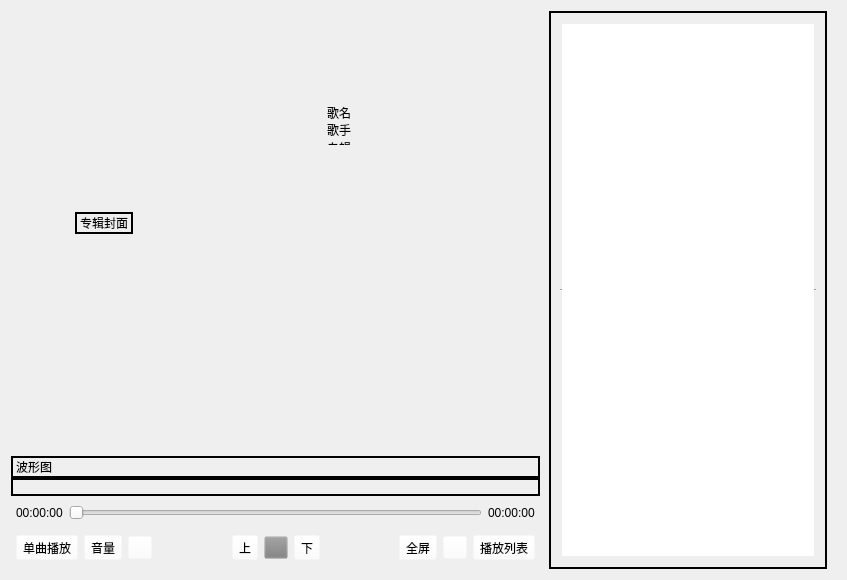
<?xml version="1.0" encoding="UTF-8"?>
<ui version="4.0">
 <class>MainWindow</class>
 <widget class="QMainWindow" name="MainWindow">
  <property name="geometry">
   <rect>
    <x>0</x>
    <y>0</y>
    <width>847</width>
    <height>580</height>
   </rect>
  </property>
  <property name="mouseTracking">
   <bool>true</bool>
  </property>
  <property name="focusPolicy">
   <enum>Qt::StrongFocus</enum>
  </property>
  <property name="windowTitle">
   <string>MainWindow</string>
  </property>
  <property name="iconSize">
   <size>
    <width>40</width>
    <height>40</height>
   </size>
  </property>
  <widget class="QWidget" name="centralwidget">
   <property name="mouseTracking">
    <bool>true</bool>
   </property>
   <property name="focusPolicy">
    <enum>Qt::StrongFocus</enum>
   </property>
   <layout class="QHBoxLayout" name="horizontalLayout_6">
    <property name="spacing">
     <number>0</number>
    </property>
    <property name="leftMargin">
     <number>11</number>
    </property>
    <property name="topMargin">
     <number>11</number>
    </property>
    <property name="rightMargin">
     <number>11</number>
    </property>
    <property name="bottomMargin">
     <number>11</number>
    </property>
    <item>
     <widget class="QWidget" name="MainWidget" native="true">
      <property name="mouseTracking">
       <bool>true</bool>
      </property>
      <property name="focusPolicy">
       <enum>Qt::StrongFocus</enum>
      </property>
      <layout class="QVBoxLayout" name="verticalLayout_2">
       <property name="spacing">
        <number>0</number>
       </property>
       <property name="leftMargin">
        <number>0</number>
       </property>
       <property name="topMargin">
        <number>0</number>
       </property>
       <property name="rightMargin">
        <number>0</number>
       </property>
       <property name="bottomMargin">
        <number>0</number>
       </property>
       <item>
        <widget class="QWidget" name="AudioWidget" native="true">
         <property name="mouseTracking">
          <bool>true</bool>
         </property>
         <layout class="QVBoxLayout" name="verticalLayout_5">
          <property name="spacing">
           <number>0</number>
          </property>
          <property name="leftMargin">
           <number>0</number>
          </property>
          <property name="topMargin">
           <number>0</number>
          </property>
          <property name="rightMargin">
           <number>0</number>
          </property>
          <property name="bottomMargin">
           <number>0</number>
          </property>
          <item>
           <widget class="QWidget" name="AudioShowWidget" native="true">
            <property name="mouseTracking">
             <bool>true</bool>
            </property>
            <layout class="QGridLayout" name="gridLayout">
             <property name="leftMargin">
              <number>0</number>
             </property>
             <property name="topMargin">
              <number>11</number>
             </property>
             <property name="rightMargin">
              <number>0</number>
             </property>
             <property name="bottomMargin">
              <number>11</number>
             </property>
             <item row="0" column="3">
              <spacer name="verticalSpacer">
               <property name="orientation">
                <enum>Qt::Vertical</enum>
               </property>
               <property name="sizeType">
                <enum>QSizePolicy::Expanding</enum>
               </property>
               <property name="sizeHint" stdset="0">
                <size>
                 <width>20</width>
                 <height>60</height>
                </size>
               </property>
              </spacer>
             </item>
             <item row="3" column="3">
              <spacer name="verticalSpacer_2">
               <property name="orientation">
                <enum>Qt::Vertical</enum>
               </property>
               <property name="sizeType">
                <enum>QSizePolicy::Expanding</enum>
               </property>
               <property name="sizeHint" stdset="0">
                <size>
                 <width>20</width>
                 <height>60</height>
                </size>
               </property>
              </spacer>
             </item>
             <item row="1" column="3">
              <widget class="QWidget" name="widget" native="true">
               <layout class="QVBoxLayout" name="verticalLayout_6">
                <item>
                 <widget class="QLabel" name="AudioInfoLabel">
                  <property name="sizePolicy">
                   <sizepolicy hsizetype="Preferred" vsizetype="Expanding">
                    <horstretch>0</horstretch>
                    <verstretch>0</verstretch>
                   </sizepolicy>
                  </property>
                  <property name="styleSheet">
                   <string notr="true"/>
                  </property>
                  <property name="text">
                   <string>&lt;html&gt;&lt;head/&gt;&lt;body&gt;&lt;p style='line-height:30%'&gt;歌名&lt;/p&gt;&lt;p style='line-height:30%'&gt;歌手&lt;/p&gt;&lt;p style='line-height:30%'&gt;专辑&lt;/p&gt;&lt;/body&gt;&lt;/html&gt;</string>
                  </property>
                  <property name="alignment">
                   <set>Qt::AlignCenter</set>
                  </property>
                 </widget>
                </item>
                <item>
                 <widget class="QListWidget" name="LRCWidget">
                  <property name="sizePolicy">
                   <sizepolicy hsizetype="Expanding" vsizetype="Expanding">
                    <horstretch>0</horstretch>
                    <verstretch>0</verstretch>
                   </sizepolicy>
                  </property>
                  <property name="mouseTracking">
                   <bool>true</bool>
                  </property>
                  <property name="styleSheet">
                   <string notr="true">background-color:transparent;
font: 700 9pt &quot;Microsoft YaHei UI&quot;;</string>
                  </property>
                  <property name="frameShape">
                   <enum>QFrame::NoFrame</enum>
                  </property>
                  <item>
                   <property name="text">
                    <string/>
                   </property>
                   <property name="textAlignment">
                    <set>AlignCenter</set>
                   </property>
                  </item>
                 </widget>
                </item>
               </layout>
              </widget>
             </item>
             <item row="1" column="1">
              <widget class="QLabel" name="AlbumCoverLabel">
               <property name="sizePolicy">
                <sizepolicy hsizetype="Fixed" vsizetype="Fixed">
                 <horstretch>0</horstretch>
                 <verstretch>0</verstretch>
                </sizepolicy>
               </property>
               <property name="mouseTracking">
                <bool>true</bool>
               </property>
               <property name="frameShape">
                <enum>QFrame::WinPanel</enum>
               </property>
               <property name="text">
                <string>专辑封面</string>
               </property>
              </widget>
             </item>
             <item row="1" column="2">
              <spacer name="horizontalSpacer_4">
               <property name="orientation">
                <enum>Qt::Horizontal</enum>
               </property>
               <property name="sizeHint" stdset="0">
                <size>
                 <width>40</width>
                 <height>20</height>
                </size>
               </property>
              </spacer>
             </item>
             <item row="1" column="0">
              <spacer name="horizontalSpacer_3">
               <property name="orientation">
                <enum>Qt::Horizontal</enum>
               </property>
               <property name="sizeHint" stdset="0">
                <size>
                 <width>40</width>
                 <height>20</height>
                </size>
               </property>
              </spacer>
             </item>
             <item row="2" column="4">
              <spacer name="horizontalSpacer_5">
               <property name="orientation">
                <enum>Qt::Horizontal</enum>
               </property>
               <property name="sizeType">
                <enum>QSizePolicy::Expanding</enum>
               </property>
               <property name="sizeHint" stdset="0">
                <size>
                 <width>10</width>
                 <height>20</height>
                </size>
               </property>
              </spacer>
             </item>
            </layout>
           </widget>
          </item>
          <item>
           <widget class="QLabel" name="WaveLabel">
            <property name="frameShape">
             <enum>QFrame::WinPanel</enum>
            </property>
            <property name="text">
             <string>波形图</string>
            </property>
           </widget>
          </item>
         </layout>
        </widget>
       </item>
       <item>
        <widget class="QLabel" name="VideoScreenLabel">
         <property name="enabled">
          <bool>true</bool>
         </property>
         <property name="sizePolicy">
          <sizepolicy hsizetype="Minimum" vsizetype="Preferred">
           <horstretch>0</horstretch>
           <verstretch>0</verstretch>
          </sizepolicy>
         </property>
         <property name="mouseTracking">
          <bool>true</bool>
         </property>
         <property name="focusPolicy">
          <enum>Qt::StrongFocus</enum>
         </property>
         <property name="frameShape">
          <enum>QFrame::WinPanel</enum>
         </property>
         <property name="frameShadow">
          <enum>QFrame::Plain</enum>
         </property>
         <property name="lineWidth">
          <number>1</number>
         </property>
         <property name="text">
          <string/>
         </property>
         <property name="alignment">
          <set>Qt::AlignCenter</set>
         </property>
         <property name="margin">
          <number>0</number>
         </property>
        </widget>
       </item>
       <item>
        <widget class="QWidget" name="FunctionWidget" native="true">
         <property name="sizePolicy">
          <sizepolicy hsizetype="Preferred" vsizetype="Fixed">
           <horstretch>0</horstretch>
           <verstretch>0</verstretch>
          </sizepolicy>
         </property>
         <property name="mouseTracking">
          <bool>true</bool>
         </property>
         <layout class="QVBoxLayout" name="verticalLayout_3">
          <property name="leftMargin">
           <number>0</number>
          </property>
          <property name="topMargin">
           <number>0</number>
          </property>
          <property name="rightMargin">
           <number>0</number>
          </property>
          <property name="bottomMargin">
           <number>0</number>
          </property>
          <item>
           <widget class="QWidget" name="ProcessWidget" native="true">
            <property name="sizePolicy">
             <sizepolicy hsizetype="Preferred" vsizetype="Fixed">
              <horstretch>0</horstretch>
              <verstretch>0</verstretch>
             </sizepolicy>
            </property>
            <property name="mouseTracking">
             <bool>true</bool>
            </property>
            <layout class="QHBoxLayout" name="horizontalLayout_3">
             <property name="leftMargin">
              <number>5</number>
             </property>
             <property name="rightMargin">
              <number>5</number>
             </property>
             <property name="bottomMargin">
              <number>0</number>
             </property>
             <item>
              <widget class="QLabel" name="CurrentTimeLabel">
               <property name="text">
                <string>00:00:00</string>
               </property>
              </widget>
             </item>
             <item>
              <widget class="PlayerSlider" name="ProgressSlider">
               <property name="mouseTracking">
                <bool>true</bool>
               </property>
               <property name="orientation">
                <enum>Qt::Horizontal</enum>
               </property>
              </widget>
             </item>
             <item>
              <widget class="QLabel" name="TotalTimeLabel">
               <property name="text">
                <string>00:00:00</string>
               </property>
              </widget>
             </item>
            </layout>
           </widget>
          </item>
          <item>
           <widget class="QWidget" name="ButtonWidget" native="true">
            <property name="sizePolicy">
             <sizepolicy hsizetype="Preferred" vsizetype="Fixed">
              <horstretch>0</horstretch>
              <verstretch>0</verstretch>
             </sizepolicy>
            </property>
            <property name="mouseTracking">
             <bool>true</bool>
            </property>
            <layout class="QHBoxLayout" name="horizontalLayout_5">
             <property name="leftMargin">
              <number>5</number>
             </property>
             <property name="topMargin">
              <number>0</number>
             </property>
             <property name="rightMargin">
              <number>5</number>
             </property>
             <property name="bottomMargin">
              <number>0</number>
             </property>
             <item>
              <widget class="QWidget" name="ModeWidget" native="true">
               <property name="sizePolicy">
                <sizepolicy hsizetype="Fixed" vsizetype="Fixed">
                 <horstretch>0</horstretch>
                 <verstretch>0</verstretch>
                </sizepolicy>
               </property>
               <property name="mouseTracking">
                <bool>true</bool>
               </property>
               <layout class="QHBoxLayout" name="horizontalLayout_4">
                <property name="leftMargin">
                 <number>0</number>
                </property>
                <item>
                 <widget class="ChangeButtonColor" name="ModeButton">
                  <property name="mouseTracking">
                   <bool>true</bool>
                  </property>
                  <property name="styleSheet">
                   <string notr="true">background-color: rgba(255, 255, 255, 0);</string>
                  </property>
                  <property name="text">
                   <string>单曲播放</string>
                  </property>
                  <property name="icon">
                   <iconset resource="images.qrc">
                    <normaloff>:/images/PlaySingle.png</normaloff>:/images/PlaySingle.png</iconset>
                  </property>
                 </widget>
                </item>
                <item>
                 <widget class="ChangeButtonColor" name="VoiceButton">
                  <property name="mouseTracking">
                   <bool>true</bool>
                  </property>
                  <property name="styleSheet">
                   <string notr="true">background-color: rgba(255, 255, 255, 0);</string>
                  </property>
                  <property name="text">
                   <string>音量</string>
                  </property>
                  <property name="icon">
                   <iconset resource="images.qrc">
                    <normaloff>:/images/Voice.png</normaloff>:/images/Voice.png</iconset>
                  </property>
                 </widget>
                </item>
                <item>
                 <widget class="ChangeButtonColor" name="SetButton">
                  <property name="mouseTracking">
                   <bool>true</bool>
                  </property>
                  <property name="styleSheet">
                   <string notr="true">background-color: rgba(255, 255, 255, 0);</string>
                  </property>
                  <property name="text">
                   <string/>
                  </property>
                  <property name="icon">
                   <iconset resource="images.qrc">
                    <normaloff>:/images/Set.png</normaloff>:/images/Set.png</iconset>
                  </property>
                 </widget>
                </item>
               </layout>
              </widget>
             </item>
             <item>
              <spacer name="horizontalSpacer">
               <property name="orientation">
                <enum>Qt::Horizontal</enum>
               </property>
               <property name="sizeHint" stdset="0">
                <size>
                 <width>40</width>
                 <height>20</height>
                </size>
               </property>
              </spacer>
             </item>
             <item>
              <widget class="QWidget" name="PlayWidget" native="true">
               <property name="sizePolicy">
                <sizepolicy hsizetype="Fixed" vsizetype="Fixed">
                 <horstretch>0</horstretch>
                 <verstretch>0</verstretch>
                </sizepolicy>
               </property>
               <property name="mouseTracking">
                <bool>true</bool>
               </property>
               <layout class="QHBoxLayout" name="horizontalLayout">
                <item>
                 <widget class="ChangeButtonColor" name="LastVedioButton">
                  <property name="mouseTracking">
                   <bool>true</bool>
                  </property>
                  <property name="styleSheet">
                   <string notr="true">background-color: rgba(255, 255, 255, 0);</string>
                  </property>
                  <property name="text">
                   <string>上</string>
                  </property>
                  <property name="icon">
                   <iconset resource="images.qrc">
                    <normaloff>:/images/Next.png</normaloff>:/images/Next.png</iconset>
                  </property>
                 </widget>
                </item>
                <item>
                 <widget class="ChangeButtonColor" name="PlayButton">
                  <property name="mouseTracking">
                   <bool>true</bool>
                  </property>
                  <property name="styleSheet">
                   <string notr="true">background-color: rgba(128, 128, 128, 0);</string>
                  </property>
                  <property name="text">
                   <string/>
                  </property>
                  <property name="icon">
                   <iconset resource="images.qrc">
                    <normaloff>:/images/Play.png</normaloff>:/images/Play.png</iconset>
                  </property>
                  <property name="checkable">
                   <bool>false</bool>
                  </property>
                  <property name="popupMode">
                   <enum>QToolButton::DelayedPopup</enum>
                  </property>
                 </widget>
                </item>
                <item>
                 <widget class="ChangeButtonColor" name="NextVedioButton">
                  <property name="mouseTracking">
                   <bool>true</bool>
                  </property>
                  <property name="styleSheet">
                   <string notr="true">background-color: rgba(255, 255, 255, 0);</string>
                  </property>
                  <property name="text">
                   <string>下</string>
                  </property>
                  <property name="icon">
                   <iconset resource="images.qrc">
                    <normaloff>:/images/Last.png</normaloff>:/images/Last.png</iconset>
                  </property>
                 </widget>
                </item>
               </layout>
              </widget>
             </item>
             <item>
              <spacer name="horizontalSpacer_2">
               <property name="orientation">
                <enum>Qt::Horizontal</enum>
               </property>
               <property name="sizeHint" stdset="0">
                <size>
                 <width>40</width>
                 <height>20</height>
                </size>
               </property>
              </spacer>
             </item>
             <item>
              <widget class="QWidget" name="ControlWidget" native="true">
               <property name="sizePolicy">
                <sizepolicy hsizetype="Fixed" vsizetype="Fixed">
                 <horstretch>0</horstretch>
                 <verstretch>0</verstretch>
                </sizepolicy>
               </property>
               <property name="mouseTracking">
                <bool>true</bool>
               </property>
               <layout class="QHBoxLayout" name="horizontalLayout_2">
                <property name="rightMargin">
                 <number>0</number>
                </property>
                <item>
                 <widget class="ChangeButtonColor" name="FullScreenButton">
                  <property name="mouseTracking">
                   <bool>true</bool>
                  </property>
                  <property name="styleSheet">
                   <string notr="true">background-color: rgba(255, 255, 255, 0);</string>
                  </property>
                  <property name="text">
                   <string>全屏</string>
                  </property>
                  <property name="icon">
                   <iconset resource="images.qrc">
                    <normaloff>:/images/FullScreen.png</normaloff>:/images/FullScreen.png</iconset>
                  </property>
                 </widget>
                </item>
                <item>
                 <widget class="ChangeButtonColor" name="AddButton">
                  <property name="mouseTracking">
                   <bool>true</bool>
                  </property>
                  <property name="styleSheet">
                   <string notr="true">background-color: rgba(255, 255, 255, 0);</string>
                  </property>
                  <property name="text">
                   <string/>
                  </property>
                  <property name="icon">
                   <iconset resource="images.qrc">
                    <normaloff>:/images/Plus.png</normaloff>:/images/Plus.png</iconset>
                  </property>
                 </widget>
                </item>
                <item>
                 <widget class="ChangeButtonColor" name="PlayListButton">
                  <property name="mouseTracking">
                   <bool>true</bool>
                  </property>
                  <property name="styleSheet">
                   <string notr="true">background-color: rgba(255, 255, 255, 0);</string>
                  </property>
                  <property name="text">
                   <string>播放列表</string>
                  </property>
                  <property name="icon">
                   <iconset resource="images.qrc">
                    <normaloff>:/images/PlayList.png</normaloff>:/images/PlayList.png</iconset>
                  </property>
                 </widget>
                </item>
               </layout>
              </widget>
             </item>
            </layout>
           </widget>
          </item>
         </layout>
        </widget>
       </item>
      </layout>
     </widget>
    </item>
    <item>
     <widget class="QWidget" name="PlayListWidget" native="true">
      <property name="enabled">
       <bool>true</bool>
      </property>
      <property name="sizePolicy">
       <sizepolicy hsizetype="Preferred" vsizetype="Preferred">
        <horstretch>0</horstretch>
        <verstretch>0</verstretch>
       </sizepolicy>
      </property>
      <property name="mouseTracking">
       <bool>true</bool>
      </property>
      <layout class="QVBoxLayout" name="verticalLayout">
       <property name="topMargin">
        <number>0</number>
       </property>
       <property name="bottomMargin">
        <number>0</number>
       </property>
       <item>
        <widget class="QScrollArea" name="ScrollArea">
         <property name="sizePolicy">
          <sizepolicy hsizetype="Fixed" vsizetype="Expanding">
           <horstretch>0</horstretch>
           <verstretch>0</verstretch>
          </sizepolicy>
         </property>
         <property name="mouseTracking">
          <bool>true</bool>
         </property>
         <property name="frameShape">
          <enum>QFrame::WinPanel</enum>
         </property>
         <property name="frameShadow">
          <enum>QFrame::Plain</enum>
         </property>
         <property name="widgetResizable">
          <bool>true</bool>
         </property>
         <widget class="QWidget" name="ScrollAreaWidgetContents">
          <property name="geometry">
           <rect>
            <x>0</x>
            <y>0</y>
            <width>278</width>
            <height>554</height>
           </rect>
          </property>
          <property name="mouseTracking">
           <bool>true</bool>
          </property>
          <layout class="QVBoxLayout" name="verticalLayout_4">
           <item>
            <widget class="MyListWidget" name="ListWidget">
             <property name="sizePolicy">
              <sizepolicy hsizetype="Preferred" vsizetype="Expanding">
               <horstretch>0</horstretch>
               <verstretch>0</verstretch>
              </sizepolicy>
             </property>
             <property name="minimumSize">
              <size>
               <width>100</width>
               <height>0</height>
              </size>
             </property>
             <property name="mouseTracking">
              <bool>true</bool>
             </property>
             <property name="focusPolicy">
              <enum>Qt::StrongFocus</enum>
             </property>
             <property name="frameShape">
              <enum>QFrame::HLine</enum>
             </property>
             <property name="dragDropMode">
              <enum>QAbstractItemView::InternalMove</enum>
             </property>
             <property name="selectionMode">
              <enum>QAbstractItemView::ExtendedSelection</enum>
             </property>
             <property name="movement">
              <enum>QListView::Free</enum>
             </property>
            </widget>
           </item>
          </layout>
         </widget>
        </widget>
       </item>
      </layout>
     </widget>
    </item>
   </layout>
  </widget>
 </widget>
 <customwidgets>
  <customwidget>
   <class>PlayerSlider</class>
   <extends>QSlider</extends>
   <header location="global">playerslider.h</header>
  </customwidget>
  <customwidget>
   <class>ChangeButtonColor</class>
   <extends>QToolButton</extends>
   <header location="global">changebuttoncolor.h</header>
  </customwidget>
  <customwidget>
   <class>MyListWidget</class>
   <extends>QListWidget</extends>
   <header location="global">mylistwidget.h</header>
  </customwidget>
 </customwidgets>
 <resources>
  <include location="images.qrc"/>
 </resources>
 <connections/>
</ui>
